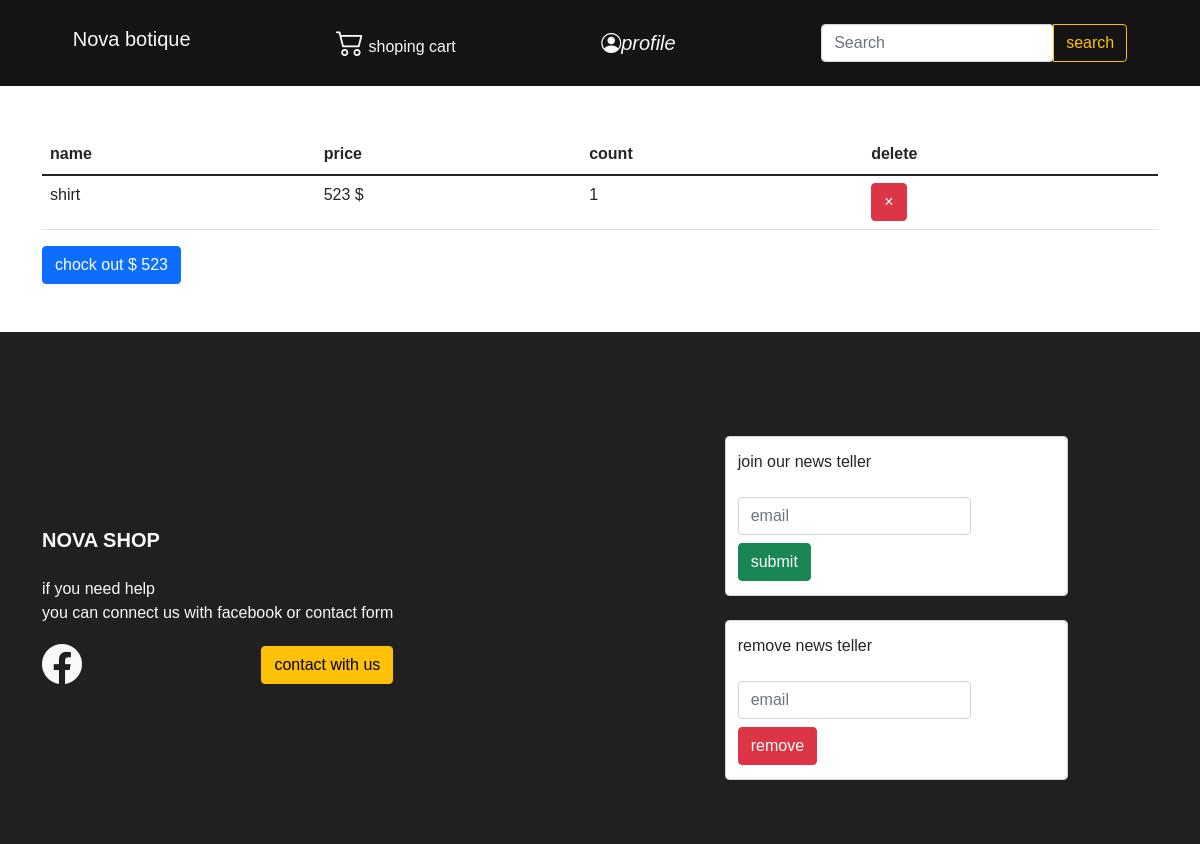
The app's page /user/shoping-cart (signed in), older data.
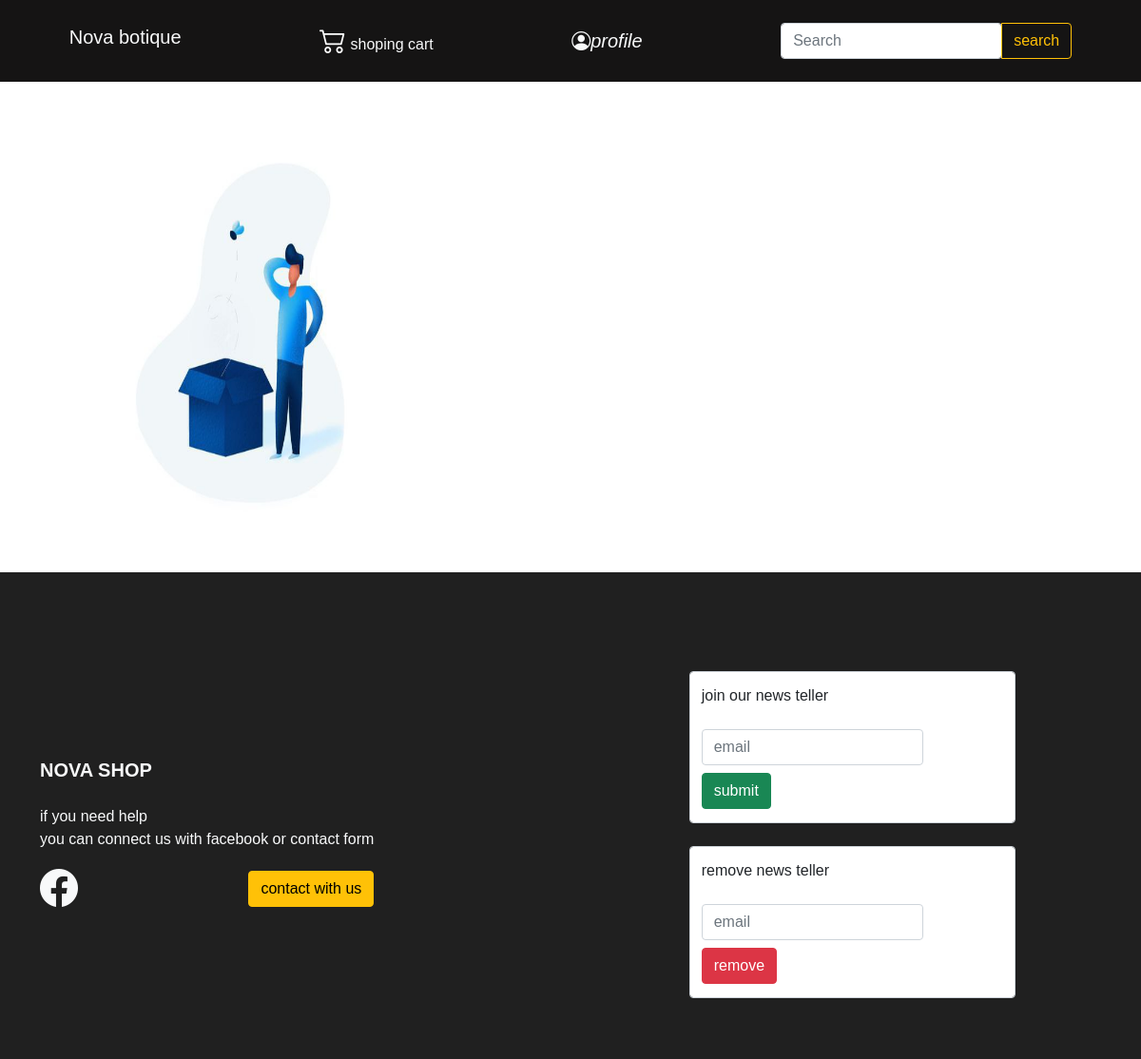
The same page, newer data.
### main_module/models.py (models this page shows, shortened)
class OrderDetail(models.Model):
    order = models.ForeignKey(Order, on_delete=models.CASCADE)
    product = models.ForeignKey( Products, on_delete=models.CASCADE,null=True)
    final_price = models.IntegerField(null=True, blank=True)
    count = models.IntegerField()

class Products(models.Model):
    name=models.CharField(max_length=300)
    slug=models.CharField(max_length=300)
    category=models.ForeignKey(Category,on_delete=models.CASCADE,null=True)
    price=models.IntegerField()
    size=models.CharField(max_length=200,null=True)
    size_small=models.CharField(max_length=200,null=True)
    size_medium=models.CharField(max_length=200,null=True)
    size_larg=models.CharField(max_length=200,null=True)
    size_xlarg=models.CharField(max_length=200,null=True)
    description=models.TextField(max_length=9000)
    image=models.ImageField(upload_to='products')
    favorit=models.ManyToManyField(User,blank=True)
    rate=models.IntegerField(default=0)
    discount=models.IntegerField(null=True,default=0)
    discount_price=models.IntegerField(null=True,default=0)
    color = ColorField(default='#FF0000',null=True)
    color2 = ColorField(default='#FF0000',null=True)
    color3 = ColorField(default='#FF0000',null=True)

### account_module/views.py (the view)
# urls.py: path('shoping-cart',views.Shoping_cart.as_view(),name='shoping_cart'),
class Shoping_cart(TemplateView):
    template_name = 'shoping_cart.html'
    def get_context_data(self, **kwargs):
         context = super(Shoping_cart, self).get_context_data()
         current_order, created = models.Order.objects.get_or_create(is_paid=False, userr_id=self.request.user.id)
         total_amount = 0
         for order_detail in current_order.orderdetail_set.all():
             total_amount += order_detail.product.price * order_detail.count
         context['order'] = current_order
         context['sum'] = total_amount
         return context

### account_module/templates/shoping_cart.html (shortened to what this page needs)
{% extends 'main/base.html' %}
{% load  static %}
{% block contect %}
    {% if user.is_authenticated %}
        <div class="container my-5"  >
        {% if sum == 0 %}
            <img src="{% static 'assets/img/empty profile.jpg' %}" width="420" height="420">
          {% else %}
            <table class="table table-striped">
              <thead>
                <tr>
                  <th scope="col">name</th>
                  <th scope="col">price</th>
                  <th scope="col">count</th>
                  <th scope="col">delete</th>
                </tr>
              </thead>
              <tbody>
                <tr>
                   {% for foo in order.orderdetail_set.all  %}
                      <tr >
                  <td>{{ foo.product.name}}</td>
                 <td>{{ foo.product.price}} $</td>
                 <td >{{ foo.count}}</td>
                 <td><button type="button" onclick="modify_order({{ foo.product.pk }})"  class="btn btn-danger">&times;</button></td>
                </tr>
                    {% endfor %}
              </tbody>
            </table>
             <button class="btn btn-primary">
                        chock out $ {{ sum }}
           </button>
            {% endif %}
        </div>
    {% endif %}
{% endblock %}

Row changes from the older to the newer data that the page shows:
removed OrderDetail: product.name "shirt", product.price "523", count "1"
Text that changed along with them:
{{ sum }}: "523" → (not shown)
text no longer shown: "name price count delete chock out $"
